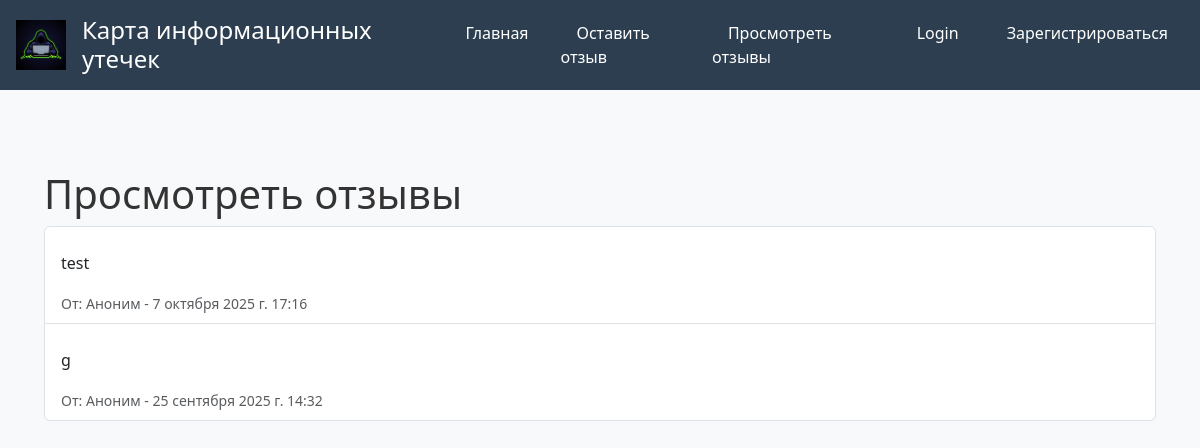
Before: /view_feedback/ with the older database file.
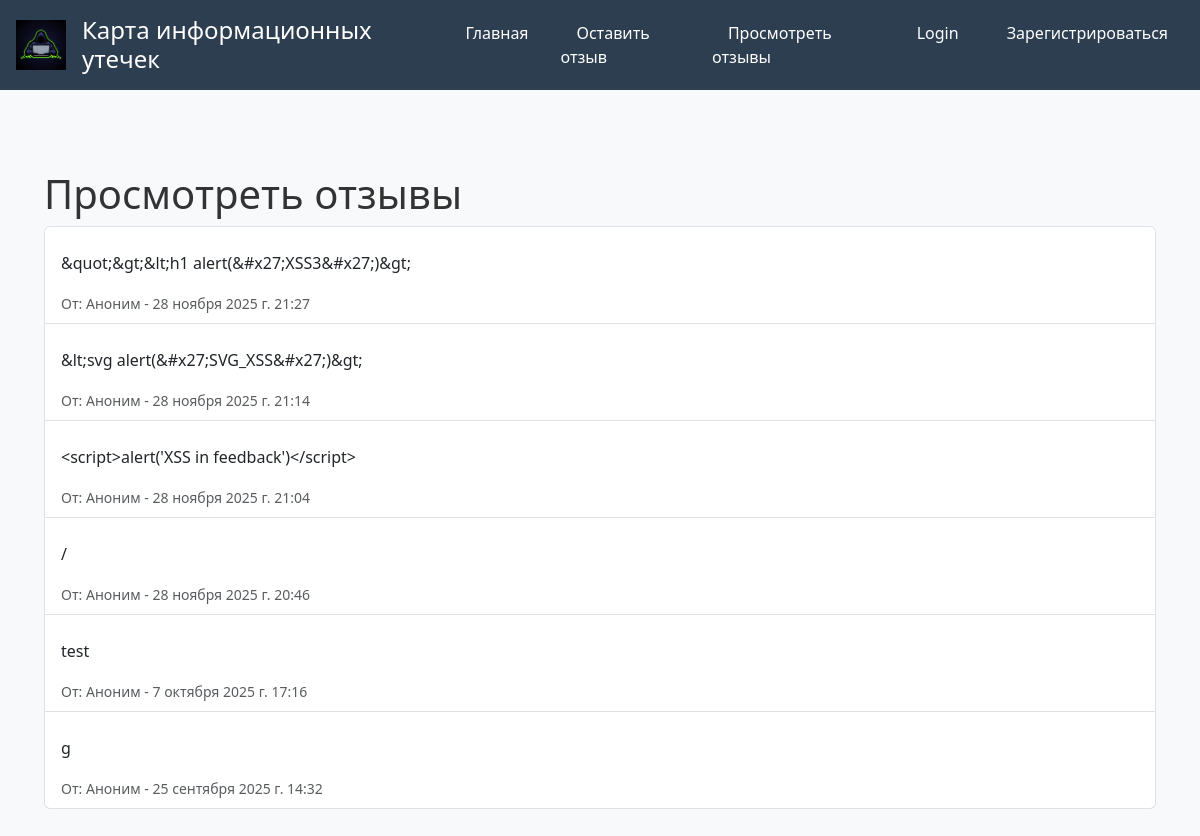
After: the same page with the newer database file.
### leaksmap/models.py (models this page shows, shortened)
class Feedback(models.Model):
    user = models.ForeignKey(User, on_delete=models.SET_NULL, null=True, blank=True)
    content = models.TextField()
    created_at = models.DateTimeField(auto_now_add=True)
    class Meta:
        verbose_name = "Feedback"
        verbose_name_plural = "Feedbacks"
        ordering = ['-created_at']
        indexes = [
            models.Index(fields=['user']),
        ]

### leaksmap/feedback.py (the view)
# urls.py: path('view_feedback/', feedback.view_feedback, name='view_feedback'),
def view_feedback(request):
    feedbacks = Feedback.objects.all().order_by('-created_at')
    return render(request, 'leaksmap/view_feedback.html', {'feedbacks': feedbacks})

### leaksmap/templates/leaksmap/view_feedback.html (shortened to what this page needs)
{% extends "leaksmap/base.html" %}
{% block content %}
    <div class="container mt-5">
        <h1>Просмотреть отзывы</h1>
        <ul class="list-group">
            {% for feedback in feedbacks %}
                <li class="list-group-item">
                    <p>{{ feedback.content|escape|linebreaks }}</p>
                    <small class="text-muted">От: {{ feedback.user.username|default:'Аноним'|escape }} - {{ feedback.created_at }}</small>
                </li>
            {% endfor %}
        </ul>
    </div>
{% endblock %}

### leaksmap/templates/leaksmap/base.html (shortened to what this page needs)
{% load static %}
<!DOCTYPE html>
<html lang="ru">
<head>
    <link href="https://cdn.jsdelivr.net/npm/bootstrap@5.3.8/dist/css/bootstrap.min.css" rel="stylesheet">
    <link rel="stylesheet" href="{% static 'CSS/main.css' %}">
    <link rel="stylesheet" href="https://use.fontawesome.com/releases/v6.6.0/css/all.css">
</head>
<body>
    <header>
<img src="{% static 'IMG/logo.png' %}" alt="Logo" style="width: 50px; height: 50px;" />
        <h1>Карта информационных утечек</h1>
        <nav>
            <ul>
                <li><a href="{% url 'home' %}">Главная</a></li>
                <li><a href="{% url 'feedback' %}">Оставить отзыв</a></li>
<li><a href="{% url 'view_feedback' %}">Просмотреть отзывы</a></li>
                {% if user.is_authenticated %}
                    <li><a href="{% url 'visualize_breaches' %}">Визуализация утечек</a></li>
                    <li><a href="{% url 'chronological_journal' %}">Хронологический журнал</a></li>
                    <li><a href="{% url 'help' %}">Помощь</a></li>
                    <li><a href="{% url 'create_ticket' %}">Создать тикет поддержки</a></li>
                    <li><a href="{% url 'view_tickets' %}">Просмотреть тикеты</a></li>
                    <li><a href="{% url 'logout' %}">Выйти</a></li>
                    <li>Добро пожаловать, {{ user.username|escape }}!</li>
                {% else %}
<li><a href="{% url 'login' %}">Login</a></li>
                    <li><a href="{% url 'register' %}">Зарегистрироваться</a></li>
                {% endif %}
            </ul>
        </nav>
    </header>
    <main>
        {% block content %}
        {% endblock %}
    </main>
</body>
</html>

### leaksmap/static/CSS/main.css (style rules this page uses)
body { font-family: 'Segoe UI', Tahoma, Geneva, Verdana, sans-serif; background-color: #f8f9fa; color: #333; margin: 0; padding: 0; }
header { background-color: #2c3e50; color: white; padding: 1rem; display: flex; align-items: center; gap: 1rem; }
header h1 { margin: 0; font-size: 1.5rem; }
nav ul { list-style: none; padding: 0; margin: 0; display: flex; gap: 1rem; }
nav a { color: white; text-decoration: none; padding: 0.5rem 1rem; border-radius: 4px; transition: background-color 0.3s; }
main { padding: 2rem; max-width: 1200px; margin: 0 auto; }

Changed rows visible on the page:
added Feedback: content "&quot;&gt;&lt;h1 alert(&#x27;XSS3&#x27;)&gt;", user.username "Аноним", created_at "28 ноября 2025 г. 21:27"
added Feedback: content "&lt;svg alert(&#x27;SVG_XSS&#x27;)&gt;", user.username "Аноним", created_at "28 ноября 2025 г. 21:14"
added Feedback: content "<script>alert('XSS in feedback')</script>", user.username "Аноним", created_at "28 ноября 2025 г. 21:04"
added Feedback: content "/", user.username "Аноним", created_at "28 ноября 2025 г. 20:46"
